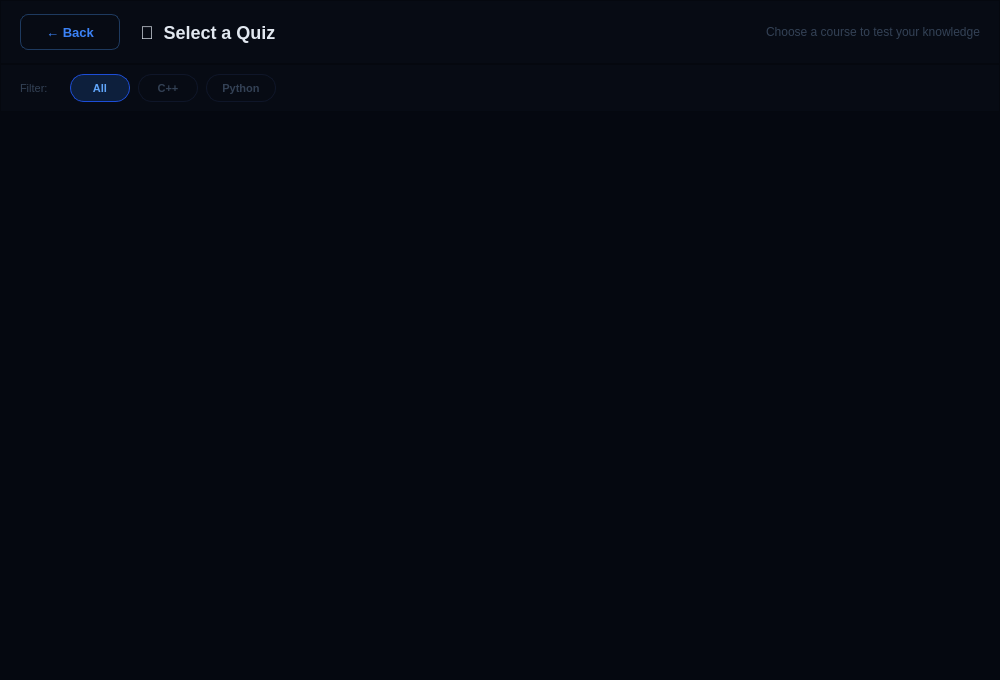
<?xml version="1.0" encoding="UTF-8"?>
<ui version="4.0">
 <class>quizselectwindow</class>
 <widget class="QWidget" name="quizselectwindow">
  <property name="geometry"><rect><x>0</x><y>0</y><width>1000</width><height>680</height></rect></property>
  <property name="windowTitle"><string>Langora — Select Quiz</string></property>
  <property name="styleSheet"><string notr="true">QWidget#quizselectwindow{background:#050810;}</string></property>

  <widget class="QFrame" name="topbar">
   <property name="geometry"><rect><x>0</x><y>0</y><width>1000</width><height>64</height></rect></property>
   <property name="styleSheet"><string notr="true">QFrame#topbar{background:#070b14;border-bottom:1px solid #0f1629;}</string></property>
   <property name="frameShape"><enum>QFrame::Shape::StyledPanel</enum></property>
   <widget class="QPushButton" name="pushButton_back">
    <property name="geometry"><rect><x>20</x><y>14</y><width>100</width><height>36</height></rect></property>
    <property name="styleSheet"><string notr="true">QPushButton{background:transparent;color:#3b82f6;border:1px solid #1e3a5f;border-radius:8px;font-size:13px;font-weight:bold;}QPushButton:hover{background:#070f24;border-color:#1d4ed8;}</string></property>
    <property name="text"><string>← Back</string></property>
   </widget>
   <widget class="QLabel" name="label_title">
    <property name="geometry"><rect><x>140</x><y>14</y><width>400</width><height>36</height></rect></property>
    <property name="styleSheet"><string notr="true">QLabel{color:#e2e8f0;font-size:18px;font-weight:bold;background:transparent;}</string></property>
    <property name="text"><string>🎯  Select a Quiz</string></property>
   </widget>
   <widget class="QLabel" name="label_sub">
    <property name="geometry"><rect><x>600</x><y>14</y><width>380</width><height>36</height></rect></property>
    <property name="styleSheet"><string notr="true">QLabel{color:#334155;font-size:12px;background:transparent;}</string></property>
    <property name="text"><string>Choose a course to test your knowledge</string></property>
    <property name="alignment"><set>Qt::AlignmentFlag::AlignRight|Qt::AlignmentFlag::AlignVCenter</set></property>
   </widget>
  </widget>

  <widget class="QFrame" name="filterbar">
   <property name="geometry"><rect><x>0</x><y>64</y><width>1000</width><height>48</height></rect></property>
   <property name="styleSheet"><string notr="true">QFrame#filterbar{background:#070b14;border-bottom:1px solid #0a0f1e;}</string></property>
   <property name="frameShape"><enum>QFrame::Shape::StyledPanel</enum></property>
   <widget class="QLabel" name="label_filter">
    <property name="geometry"><rect><x>20</x><y>14</y><width>44</width><height>20</height></rect></property>
    <property name="styleSheet"><string notr="true">QLabel{color:#334155;font-size:11px;background:transparent;}</string></property>
    <property name="text"><string>Filter:</string></property>
   </widget>
   <widget class="QPushButton" name="btn_filter_all">
    <property name="geometry"><rect><x>70</x><y>10</y><width>60</width><height>28</height></rect></property>
    <property name="styleSheet"><string notr="true">QPushButton{background:#0d1f3c;color:#60a5fa;border:1px solid #1d4ed8;border-radius:14px;font-size:11px;font-weight:bold;}QPushButton:hover{background:#0f2448;}</string></property>
    <property name="text"><string>All</string></property>
   </widget>
   <widget class="QPushButton" name="btn_filter_cpp">
    <property name="geometry"><rect><x>138</x><y>10</y><width>60</width><height>28</height></rect></property>
    <property name="styleSheet"><string notr="true">QPushButton{background:transparent;color:#334155;border:1px solid #0f1629;border-radius:14px;font-size:11px;font-weight:bold;}QPushButton:hover{background:#0d1f3c;color:#60a5fa;border-color:#1d4ed8;}</string></property>
    <property name="text"><string>C++</string></property>
   </widget>
   <widget class="QPushButton" name="btn_filter_python">
    <property name="geometry"><rect><x>206</x><y>10</y><width>70</width><height>28</height></rect></property>
    <property name="styleSheet"><string notr="true">QPushButton{background:transparent;color:#334155;border:1px solid #0f1629;border-radius:14px;font-size:11px;font-weight:bold;}QPushButton:hover{background:#0d1f3c;color:#60a5fa;border-color:#1d4ed8;}</string></property>
    <property name="text"><string>Python</string></property>
   </widget>
  </widget>

  <widget class="QScrollArea" name="scrollArea">
   <property name="geometry"><rect><x>0</x><y>112</y><width>1000</width><height>568</height></rect></property>
   <property name="styleSheet"><string notr="true">QScrollArea{background:#050810;border:none;}QScrollBar:vertical{background:#070b14;width:6px;border-radius:3px;}QScrollBar::handle:vertical{background:#0f1629;border-radius:3px;min-height:20px;}QScrollBar::handle:vertical:hover{background:#1d4ed8;}QScrollBar::add-line:vertical,QScrollBar::sub-line:vertical{height:0;}</string></property>
   <property name="widgetResizable"><bool>true</bool></property>
   <property name="frameShape"><enum>QFrame::Shape::NoFrame</enum></property>
   <widget class="QWidget" name="scrollContents">
    <property name="geometry"><rect><x>0</x><y>0</y><width>998</width><height>566</height></rect></property>
    <property name="styleSheet"><string notr="true">QWidget{background:#050810;}</string></property>
   </widget>
  </widget>

 </widget>
 <resources/>
 <connections/>
</ui>
